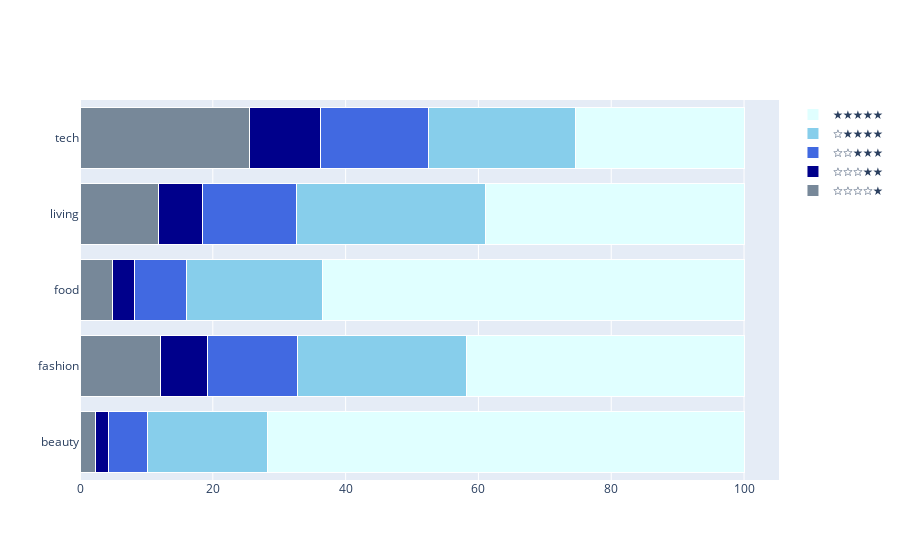

The notebook cell this image was saved under:
### Code cell
import plotly.graph_objects as go

fig = go.Figure()
fig.add_trace(go.Bar(
    y=['beauty', 'fashion', 'food','living','tech'],
    x=[beauty_rate[1], fashion_rate[1], food_rate[1],living_rate[1],tech_rate[1]],
    name='☆☆☆☆★',
    orientation='h',
    marker=dict(
        color='lightslategray',
        line=dict(color='white', width=1)
    )
))
fig.add_trace(go.Bar(
    y=['beauty', 'fashion', 'food','living','tech'],
    x=[beauty_rate[2], fashion_rate[2], food_rate[2],living_rate[2],tech_rate[2]],
    name='☆☆☆★★',
    orientation='h',
    marker=dict(
        color='darkblue',
        line=dict(color='white', width=1)
    )
))
fig.add_trace(go.Bar(
    y=['beauty', 'fashion', 'food','living','tech'],
    x=[beauty_rate[3], fashion_rate[3], food_rate[3],living_rate[3],tech_rate[3]],
    name='☆☆★★★',
    orientation='h',
    marker=dict(
        color='royalblue',
        line=dict(color='white', width=1)
    )
))
fig.add_trace(go.Bar(
    y=['beauty', 'fashion', 'food','living','tech'],
    x=[beauty_rate[4], fashion_rate[4], food_rate[4],living_rate[4],tech_rate[4]],
    name='☆★★★★',
    orientation='h',
    marker=dict(
        color='skyblue',
        line=dict(color='white', width=1)
    )
))
fig.add_trace(go.Bar(
    y=['beauty', 'fashion', 'food','living','tech'],
    x=[beauty_rate[5], fashion_rate[5], food_rate[5],living_rate[5],tech_rate[5]],
    name='★★★★★',
    orientation='h',
    marker=dict(
        color='lightcyan',
        line=dict(color='white', width=1)
    )
))

fig.update_layout(barmode='stack')

### Figure 1 — Plotly figure (JSON) as saved in the notebook; plotly's stock layout.template omitted (floating-point values rounded to 4 significant figures)
{"data": [{"marker": {"color": "lightslategray", "line": {"color": "white", "width": 1}}, "name": "☆☆☆☆★", "orientation": "h", "type": "bar", "x": [2.299, 12.16, 4.84, 11.79, 25.5], "y": ["beauty", "fashion", "food", "living", "tech"]}, {"marker": {"color": "darkblue", "line": {"color": "white", "width": 1}}, "name": "☆☆☆★★", "orientation": "h", "type": "bar", "x": [2.011, 7.032, 3.399, 6.621, 10.71], "y": ["beauty", "fashion", "food", "living", "tech"]}, {"marker": {"color": "royalblue", "line": {"color": "white", "width": 1}}, "name": "☆☆★★★", "orientation": "h", "type": "bar", "x": [5.896, 13.51, 7.738, 14.19, 16.19], "y": ["beauty", "fashion", "food", "living", "tech"]}, {"marker": {"color": "skyblue", "line": {"color": "white", "width": 1}}, "name": "☆★★★★", "orientation": "h", "type": "bar", "x": [18.1, 25.42, 20.47, 28.52, 22.23], "y": ["beauty", "fashion", "food", "living", "tech"]}, {"marker": {"color": "lightcyan", "line": {"color": "white", "width": 1}}, "name": "★★★★★", "orientation": "h", "type": "bar", "x": [71.69, 41.87, 63.55, 38.89, 25.36], "y": ["beauty", "fashion", "food", "living", "tech"]}], "layout": {"barmode": "stack"}}
